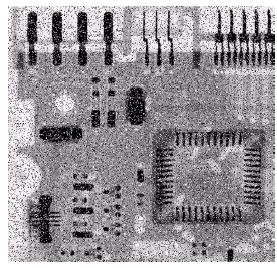
#> input picture img_smoothing/img_data/net.jpg, 277 x 268 px
$ python smoothing.py
#> lines starting #> are read from the running program, lines starting #| are printed output that depends on the picture
# Resources:
#   - imread and imwrite https://docs.opencv.org/3.4/d8/d6a/group__imgcodecs__flags.html
import cv2
import numpy as np

# Load images to be processed
img = cv2.imread("./img_data/net.jpg", flags=-1)
#> img is the input picture: shape (268, 277, 3); mean B, G, R 152.2, 149.6, 151.5

# Creating kernel
kernel1 = np.array([[1, 1, 1],
                    [1, 1, 1],
                    [1, 1, 1]])/9
kernel2 = np.ones((3, 3), np.float32)/9        # kernel1 and kernel2 are the same thing

""" Using 2D Convolution (custom kernel) """
# filter2D(sourceImage, ddepth, kernel)
img_filter2d = cv2.filter2D(src=img, ddepth=-1, kernel=kernel1)
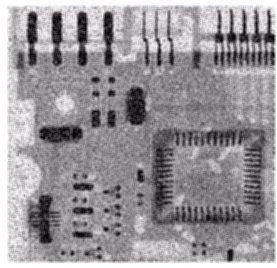
#> img_filter2d: shape (268, 277, 3); mean B, G, R 152.2, 149.6, 151.5

""" Using built-in function """
# Averaging:        blur(image, shapeOfTheKernel)
img_avg_blur = cv2.blur(img, (3, 3))            # This is exactly the same as the filter2d using kernel 1 or 2

# Gaussian Blur:    GaussianBlur(image, shapeOfTheKernel, sigmaX)
#                   It is the same as using filter2D with kernel
#                           [1, 2, 1]
#                      1/16 [2, 4, 2]
#                           [1, 2, 1]
img_gaussian = cv2.GaussianBlur(img, (3, 3), sigmaX=0)

# Median Blur:      medianBlur(image, kernel size)
img_median = cv2.medianBlur(img, ksize=3)
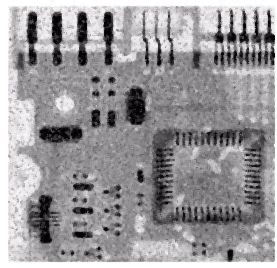
#> img_median: shape (268, 277, 3); mean B, G, R 154.7, 152.1, 154

# Bilateral Blur:   bilateralFilter(image, diameter, sigmaColor, sigmaSpace)
img_bilateral = cv2.bilateralFilter(img, d=9, sigmaColor=75, sigmaSpace=75)
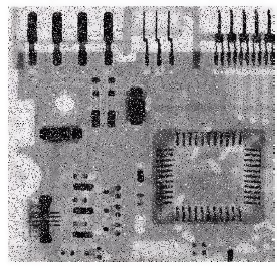
#> img_bilateral: shape (268, 277, 3); mean B, G, R 152.7, 150, 151.9

# Show result
cv2.imshow("Before", img)
cv2.waitKey()
cv2.imshow("After", img_bilateral)
cv2.waitKey()
cv2.destroyAllWindows()

# [5 lines of commented-out code are left out]
